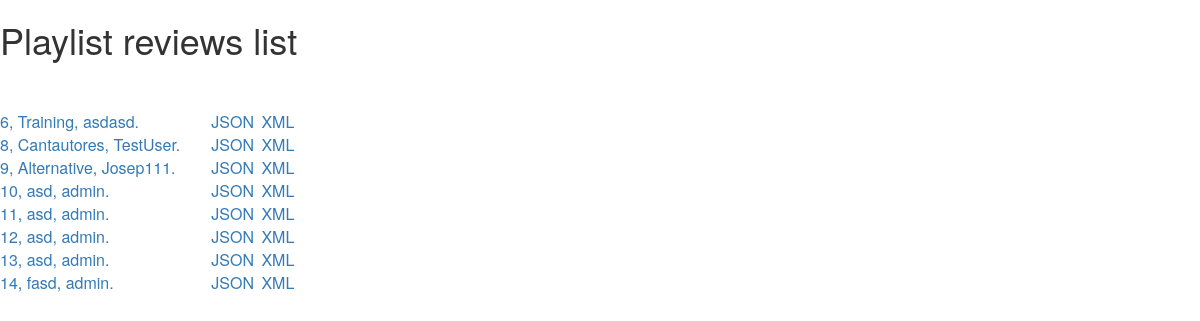
The page /playlistreviews/ on the database as committed earlier.
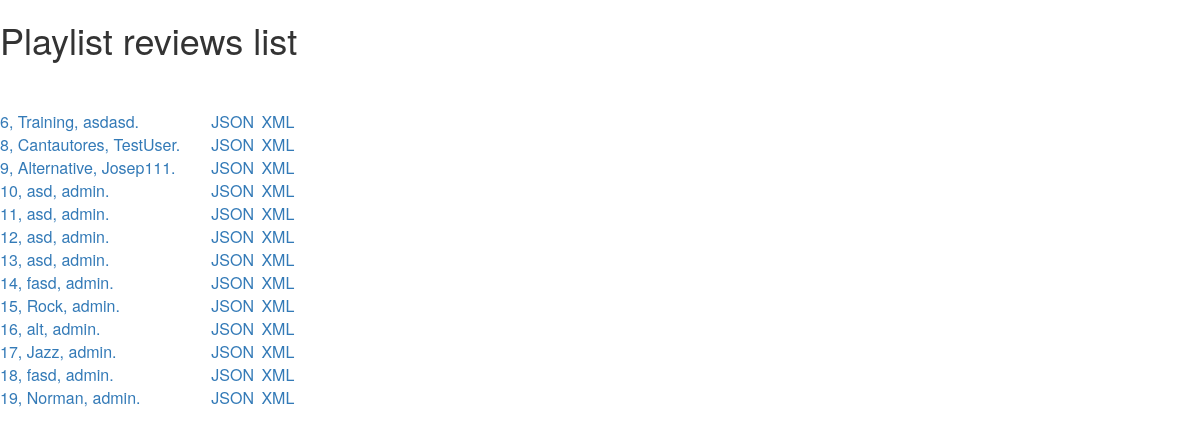
The same page on the database as committed later.
### iMusicMatch/models.py (models this page shows, shortened)
class PlaylistReview(models.Model):
    playlistID = models.ForeignKey(Playlist)
    user = models.ForeignKey(Django_User)
    date = models.DateField()
    review = models.CharField(max_length = 1000)
    def __unicode__(self):
        return "{0}, {1}, {2}".format(self.id, self.playlistID.name, self.user.username)

class Playlist(models.Model):
    scID = models.IntegerField()
    name = models.CharField(max_length=100)
    members = models.ManyToManyField(User)
    trackList = models.ManyToManyField(Track)

### iMusicMatch/views.py (the view)
# urls.py: url(r'^playlistreviews/$',  views.ListingHTMLPlaylistReviews,    name='playlistreview_list'),
def ListingHTMLPlaylistReviews(request):
    entitys = PlaylistReview.objects.all()
    return ListEntity(request, "playlistreviews", "Playlist reviews", entitys)

### iMusicMatch/views.py (called while the page is built)
def ListEntity(request, basename, entityType, entitys):
    return render(request, 'iMusicMatch/ListingEntity.html', {'basename':basename,'entitys': entitys, 'entityType': entityType})

### templates/iMusicMatch/ListingEntity.html (shortened to what this page needs)
<link rel="stylesheet" href="//maxcdn.bootstrapcdn.com/bootstrap/3.2.0/css/bootstrap.min.css">
<link rel="stylesheet" href="//maxcdn.bootstrapcdn.com/bootstrap/3.2.0/css/bootstrap-theme.min.css">
 <html>
        <head>
        </head>
        <body>
             <div>
                <h1><p>{{ entityType }} list</p></h1>
                 <br> </br>
            </div>
        <table style="width:25%">
        {% for entity in entitys %}
            <tr>
                <td><a href={{ entity.id }}>{{ entity }}.</a></td>
                <td><a href="/{{ basename }}.json/{{ entity.id }}">JSON</a></td>
                <td><a href="/{{ basename }}.xml/{{ entity.id }}">XML</a></td>
            </tr>
        {% endfor %}
        </table>
        </body>
    </html>

Rows that differ between the two databases and show on the page:
added PlaylistReview: id+playlistID+user "15, Rock, admin"
added PlaylistReview: id+playlistID+user "16, alt, admin"
added PlaylistReview: id+playlistID+user "17, Jazz, admin"
added PlaylistReview: id+playlistID+user "18, fasd, admin"
added PlaylistReview: id+playlistID+user "19, Norman, admin"
